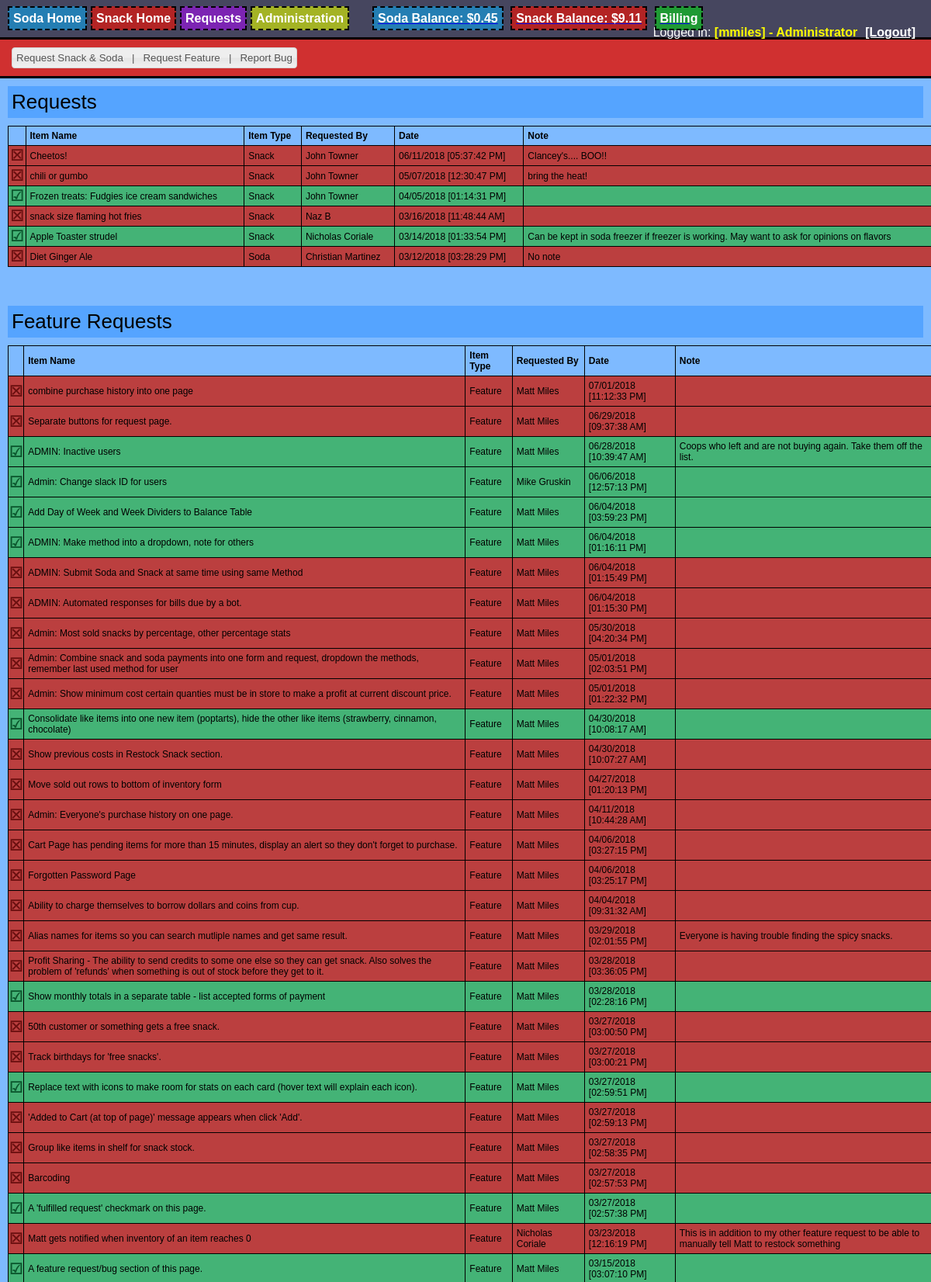
/requests.php (signed in, upper part), run on the app's committed database.
### tables this page shows
CREATE TABLE "Requests" (
	`UserID`	INTEGER,
	`ItemName`	TEXT,
	`Date`	TEXT,
	`Note`	TEXT,
	`ItemType`	TEXT,
	`Completed`	INTEGER,
	`ID`	INTEGER NOT NULL PRIMARY KEY AUTOINCREMENT
);

CREATE TABLE "User" (
	`UserID`	INTEGER NOT NULL PRIMARY KEY AUTOINCREMENT,
	`UserName`	TEXT UNIQUE,
	`Password`	TEXT,
	`FirstName`	TEXT,
	`LastName`	TEXT,
	`SlackID`	TEXT,
	`SodaBalance`	REAL,
	`PhoneNumber`	TEXT,
	`DateCreated`	TEXT,
	`SnackBalance`	REAL,
	`SnackSavings`	REAL,
	`SodaSavings`	REAL
, Inactive Integer);

### Mobile_Detect.php (called while the page is built, shortened)
<?php
class Mobile_Detect
{
    protected $userAgent = null;
    protected $httpHeaders = array();
    protected $detectionType = self::DETECTION_TYPE_MOBILE;
    protected static $mobileHeaders = array(
            'HTTP_ACCEPT'                  => array('matches' => array(
                                                                        'application/x-obml2d',
                                                                        'application/vnd.rim.html',
                                                                        'text/vnd.wap.wml',
                                                                        'application/vnd.wap.xhtml+xml'
                                            )),
            'HTTP_X_WAP_PROFILE'           => null,
            'HTTP_X_WAP_CLIENTID'          => null,
            'HTTP_WAP_CONNECTION'          => null,
            'HTTP_PROFILE'                 => null,
            'HTTP_X_OPERAMINI_PHONE_UA'    => null,
            'HTTP_X_NOKIA_GATEWAY_ID'      => null,
            'HTTP_X_ORANGE_ID'             => null,
            'HTTP_X_VODAFONE_3GPDPCONTEXT' => null,
            'HTTP_X_HUAWEI_USERID'         => null,
            'HTTP_UA_OS'                   => null,
            'HTTP_X_MOBILE_GATEWAY'        => null,
            'HTTP_X_ATT_DEVICEID'          => null,
            'HTTP_UA_CPU'                  => array('matches' => array('ARM')),
    );
    protected static $operatingSystems = array(
        'AndroidOS'         => 'Android',
        'BlackBerryOS'      => 'blackberry|\bBB10\b|rim tablet os',
        'PalmOS'            => 'PalmOS|avantgo|blazer|elaine|hiptop|palm|plucker|xiino',
        'SymbianOS'         => 'Symbian|SymbOS|Series60|Series40|SYB-[0-9]+|\bS60\b',
        'WindowsMobileOS'   => 'Windows CE.*(PPC|Smartphone|Mobile|[0-9]{3}x[0-9]{3})|Window Mobile|Windows Phone [0-9.]+|WCE;',
        'WindowsPhoneOS'   => 'Windows Phone 10.0|Windows Phone 8.1|Windows Phone 8.0|Windows Phone OS|XBLWP7|ZuneWP7|Windows NT 6.[23]; ARM;',
        'iOS'               => '\biPhone.*Mobile|\biPod|\biPad',
        'MeeGoOS'           => 'MeeGo',
        'MaemoOS'           => 'Maemo',
        'JavaOS'            => 'J2ME/|\bMIDP\b|\bCLDC\b',
        'webOS'             => 'webOS|hpwOS',
        'badaOS'            => '\bBada\b',
        'BREWOS'            => 'BREW',
    );
    protected static $browsers = array(
        'Chrome'          => '\bCrMo\b|CriOS|Android.*Chrome/[.0-9]* (Mobile)?',
        'Dolfin'          => '\bDolfin\b',
        'Opera'           => 'Opera.*Mini|Opera.*Mobi|Android.*Opera|Mobile.*OPR/[0-9.]+|Coast/[0-9.]+',
        'Skyfire'         => 'Skyfire',
        'Edge'             => 'Mobile Safari/[.0-9]* Edge',
        'IE'              => 'IEMobile|MSIEMobile',
        'Firefox'         => 'fennec|firefox.*maemo|(Mobile|Tablet).*Firefox|Firefox.*Mobile|FxiOS',
        'Bolt'            => 'bolt',
        'TeaShark'        => 'teashark',
        'Blazer'          => 'Blazer',
        'Safari'          => 'Version.*Mobile.*Safari|Safari.*Mobile|MobileSafari',
        'UCBrowser'       => 'UC.*Browser|UCWEB',
        'baiduboxapp'     => 'baiduboxapp',
        'baidubrowser'    => 'baidubrowser',
        'DiigoBrowser'    => 'DiigoBrowser',
        'Puffin'            => 'Puffin',
        'Mercury'          => '\bMercury\b',
        'ObigoBrowser' => 'Obigo',
        'NetFront' => 'NF-Browser',
        'GenericBrowser'  => 'NokiaBrowser|OviBrowser|OneBrowser|TwonkyBeamBrowser|SEMC.*Browser|FlyFlow|Minimo|NetFront|Novarra-Vision|MQQBrowser|MicroMessenger',
        'PaleMoon'        => 'Android.*PaleMoon|Mobile.*PaleMoon',
    );
    protected static $uaHttpHeaders = array(
        'HTTP_USER_AGENT',
        'HTTP_X_OPERAMINI_PHONE_UA',
        'HTTP_X_DEVICE_USER_AGENT',
        'HTTP_X_ORIGINAL_USER_AGENT',
        'HTTP_X_SKYFIRE_PHONE',
        'HTTP_X_BOLT_PHONE_UA',
        'HTTP_DEVICE_STOCK_UA',
        'HTTP_X_UCBROWSER_DEVICE_UA'
    );
    public function setHttpHeaders($httpHeaders = null)
    {
        if (!is_array($httpHeaders) || !count($httpHeaders)) {
            $httpHeaders = $_SERVER;
        }
        $this->httpHeaders = array();
        foreach ($httpHeaders as $key => $value) {
            if (substr($key, 0, 5) === 'HTTP_') {
                $this->httpHeaders[$key] = $value;
            }
        }
    }
    public function getMobileHeaders()
    {
        return self::$mobileHeaders;
    }
    public function getUaHttpHeaders()
    {
        return self::$uaHttpHeaders;
    }
    public function setCfHeaders($cfHeaders = null) {
        $response = false;
        return $response;
    }
    public function setUserAgent($userAgent = null)
    {
        if (false === empty($userAgent)) {
            return $this->userAgent = $userAgent;
        } else {
            $this->userAgent = null;
            foreach ($this->getUaHttpHeaders() as $altHeader) {
                if (false === empty($this->httpHeaders[$altHeader])) {
                    $this->userAgent .= $this->httpHeaders[$altHeader] . " ";
                }
            }
            if (!empty($this->userAgent)) {
                return $this->userAgent = trim($this->userAgent);
            }
        }
        return $this->userAgent = null;
    }
    public function getUserAgent()
    {
        return $this->userAgent;
    }
    public function setDetectionType($type = null)
    {
        $this->detectionType = $type;
    }
    public static function getMobileDetectionRules()
    {
        static $rules;
        if (!$rules) {
            $rules = array_merge(
                self::$phoneDevices,
                self::$tabletDevices,
                self::$operatingSystems,
                self::$browsers
            );
        }
        return $rules;
    }
    public function getRules()
    {
        if ($this->detectionType == self::DETECTION_TYPE_EXTENDED) {
            return self::getMobileDetectionRulesExtended();
        } else {
            return self::getMobileDetectionRules();
        }
    }
    public function checkHttpHeadersForMobile()
    {
        foreach ($this->getMobileHeaders() as $mobileHeader => $matchType) {
            if (isset($this->httpHeaders[$mobileHeader])) {
                if (is_array($matchType['matches'])) {
                    return false;
                } else {
                    return true;
                }
            }
        }
        return false;
    }
    protected function matchDetectionRulesAgainstUA($userAgent = null)
    {
        return false;
    }
    public function isMobile($userAgent = null, $httpHeaders = null)
    {
        if ($this->checkHttpHeadersForMobile()) {
            return true;
        } else {
            return $this->matchDetectionRulesAgainstUA();
        }
    }
    public function match($regex, $userAgent = null)
    {
        $match = (bool) preg_match(sprintf('#%s#is', $regex), (false === empty($userAgent) ? $userAgent : $this->userAgent), $matches);
        return $match;
    }
}

### requests.php (the view, shortened to what this page needs)
<head>
<?php
    $db = new SQLite3("db/item.db");
    $isLoggedInAdmin = IsAdminLoggedIn();
    require_once 'Mobile_Detect.php';
    $detect = new Mobile_Detect;
    $device_type = ($detect->isMobile() ? ($detect->isTablet() ? 'tablet' : 'phone') : 'computer');
    $isMobile = $device_type == 'phone';
?>
<link rel="stylesheet" type="text/css" href="colorPicker.css"/>
<link rel="stylesheet" type="text/css" href="style.css"/>
<link rel="stylesheet" href="//code.jquery.com/ui/1.11.2/themes/smoothness/jquery-ui.css">
</head>
<?php
    if( $isMobile ) {
        echo "<body class='soda_body' style='display:inline-table;'>";
    } else {
        echo "<body class='soda_body'>";
    }
    include("login_bar.php");
        echo "<div style='padding: 10px; background-color:#d03030; border-bottom: 3px solid #000;'>";
        echo "<button style='padding:5px; margin:0px 5px;' id='request_button' class='item_button ui-button ui-widget-content ui-corner-all'>Request Snack & Soda  &nbsp;&nbsp;|&nbsp;&nbsp;  Request Feature  &nbsp;&nbsp;|&nbsp;&nbsp;  Report Bug</button>";
        echo "</div>";
        drawTable($db, $isLoggedInAdmin, "Requests", "'Soda','Snack'");
        drawTable($db, $isLoggedInAdmin, "Feature Requests", "'Feature'");
        function drawTable( $db, $isLoggedInAdmin, $title, $type ) {
            echo "<div class='soda_popout'  style='margin:10px; padding:5px;'><span style='font-size:26px;'>$title</span> <span style='font-size:0.8em;'></span></div>";
            echo "<div style='margin-bottom:50px;' id='users'>";
            echo "<table style='font-size:12; border-collapse:collapse; margin:10px; width:100%'>";
            echo "<thead><tr>";
            echo "<th style='padding:5px; border:1px #000 solid;' align='left'></th>";
            echo "<th style='padding:5px; border:1px #000 solid;' align='left'>Item Name</th>";
            echo "<th style='padding:5px; border:1px #000 solid;' align='left'>Item Type</th>";
            echo "<th style='padding:5px; border:1px #000 solid;' align='left'>Requested By</th>";
            echo "<th style='padding:5px; border:1px #000 solid;' align='left'>Date</th>";
            echo "<th style='padding:5px; border:1px #000 solid;' align='left'>Note</th>";
            echo "</tr></thead>";
            $results = $db->query("SELECT r.ID, r.Completed, u.FirstName, u.LastName, r.ItemName, r.ItemType, r.Date, r.Note  FROM REQUESTS r JOIN User u ON r.UserID = u.UserID WHERE r.ItemType in (" . $type . ") ORDER BY r.Date DESC");
            while ($row = $results->fetchArray()) {
                echo "<tr>";
                $completedMark = "&#9746;";
                $completedCellColor = "#bb3f3f";
                $completedMarkColor = "#6b1010";
                if( $row['Completed'] == 1 ) {
                    $completedMark = "&#9745;";
                    $completedCellColor = "#44b376";
                    $completedMarkColor = "#0b562d";
                }
                $onClick = "";
                if( $isLoggedInAdmin ) {
                    $onClick = " onclick='toggleCompleted(" . $row['ID'] . ");'";
                }
                echo "<td style='font-size:1.6em; cursor:pointer; text-align:center; font-weight:bold; color: $completedMarkColor; background-color: $completedCellColor; border:1px #000 solid;'> <span$onClick>$completedMark </span></td>";
                echo "<td style='padding:5px; background-color: $completedCellColor; border:1px #000 solid;'>" . $row['ItemName'] . "</td>";
                echo "<td style='padding:5px; background-color: $completedCellColor; border:1px #000 solid;'>" . $row['ItemType'] . "</td>";
                $fullName = $row['FirstName'] . " " . $row['LastName'];
                echo "<td style='padding:5px; background-color: $completedCellColor; border:1px #000 solid;'>" . $fullName . "</td>";
                $date_object = DateTime::createFromFormat('Y-m-d H:i:s', $row['Date']);
                echo "<td style='padding:5px; background-color: $completedCellColor; border:1px #000 solid;'>" . $date_object->format('m/d/Y  [h:i:s A]') . "</td>";
                echo "<td style='padding:5px; background-color: $completedCellColor; border:1px #000 solid;'>" . $row['Note'] . "</td>";
                echo "</tr>";
            }
            echo "</table>";
            echo "</div>";
        }
?>
</body>

### style.css (style rules this page uses)
body { font-family: Helvetica, Arial, Sans-Serif; margin:0 auto; width:100%; height:100%; padding:0; background-color:#7EBAFF; }
.soda_body { background-color:#7EBAFF; }
.soda_popout { background-color: #55a4ff; }

### data on the page
requests: completedMark "☒", ItemName "Cheetos!", ItemType "Snack", UserID.LastName "John Towner", Date "06/11/2018 [05:37:42 PM]", Note "Clancey's.... BOO!!"
requests: completedMark "☒", ItemName "chili or gumbo", ItemType "Snack", UserID.LastName "John Towner", Date "05/07/2018 [12:30:47 PM]", Note "bring the heat!"
requests: Completed "☑", ItemName "Frozen treats: Fudgies ice cream sandwiches", ItemType "Snack", UserID.LastName "John Towner", Date "04/05/2018 [01:14:31 PM]"
requests: completedMark "☒", ItemName "snack size flaming hot fries", ItemType "Snack", UserID.LastName "Naz B", Date "03/16/2018 [11:48:44 AM]"
requests: Completed "☑", ItemName "Apple Toaster strudel", ItemType "Snack", UserID.LastName "Nicholas Coriale", Date "03/14/2018 [01:33:54 PM]", Note "Can be kept in soda freezer if freezer is working. May want to ask for opinions on flavors"
requests: completedMark "☒", ItemName "Diet Ginger Ale", ItemType "Soda", UserID.LastName "Christian Martinez", Date "03/12/2018 [03:28:29 PM]", Note "No note"
requests: completedMark "☒", ItemName "combine purchase history into one page", ItemType "Feature", UserID.LastName "Matt Miles", Date "07/01/2018 [11:12:33 PM]"
requests: completedMark "☒", ItemName "Separate buttons for request page.", ItemType "Feature", UserID.LastName "Matt Miles", Date "06/29/2018 [09:37:38 AM]"
requests: Completed "☑", ItemName "ADMIN: Inactive users", ItemType "Feature", UserID.LastName "Matt Miles", Date "06/28/2018 [10:39:47 AM]", Note "Coops who left and are not buying again. Take them off the list."
requests: Completed "☑", ItemName "Admin: Change slack ID for users", ItemType "Feature", UserID.LastName "Mike Gruskin", Date "06/06/2018 [12:57:13 PM]"
requests: Completed "☑", ItemName "Add Day of Week and Week Dividers to Balance Table", ItemType "Feature", UserID.LastName "Matt Miles", Date "06/04/2018 [03:59:23 PM]"
requests: Completed "☑", ItemName "ADMIN: Make method into a dropdown, note for others", ItemType "Feature", UserID.LastName "Matt Miles", Date "06/04/2018 [01:16:11 PM]"
requests: completedMark "☒", ItemName "ADMIN: Submit Soda and Snack at same time using same Method", ItemType "Feature", UserID.LastName "Matt Miles", Date "06/04/2018 [01:15:49 PM]"
requests: completedMark "☒", ItemName "ADMIN: Automated responses for bills due by a bot.", ItemType "Feature", UserID.LastName "Matt Miles", Date "06/04/2018 [01:15:30 PM]"
requests: completedMark "☒", ItemName "Admin: Most sold snacks by percentage, other percentage stats", ItemType "Feature", UserID.LastName "Matt Miles", Date "05/30/2018 [04:20:34 PM]"
requests: completedMark "☒", ItemName "Admin: Combine snack and soda payments into one form and request, dropdown the methods, remember last used method for user", ItemType "Feature", UserID.LastName "Matt Miles", Date "05/01/2018 [02:03:51 PM]"
requests: completedMark "☒", ItemName "Admin: Show minimum cost certain quanties must be in store to make a profit at current discount price.", ItemType "Feature", UserID.LastName "Matt Miles", Date "05/01/2018 [01:22:32 PM]"
requests: Completed "☑", ItemName "Consolidate like items into one new item (poptarts), hide the other like items (strawberry, cinnamon, chocolate)", ItemType "Feature", UserID.LastName "Matt Miles", Date "04/30/2018 [10:08:17 AM]"
requests: completedMark "☒", ItemName "Show previous costs in Restock Snack section.", ItemType "Feature", UserID.LastName "Matt Miles", Date "04/30/2018 [10:07:27 AM]"
requests: completedMark "☒", ItemName "Move sold out rows to bottom of inventory form", ItemType "Feature", UserID.LastName "Matt Miles", Date "04/27/2018 [01:20:13 PM]"
requests: completedMark "☒", ItemName "Admin: Everyone's purchase history on one page.", ItemType "Feature", UserID.LastName "Matt Miles", Date "04/11/2018 [10:44:28 AM]"
requests: completedMark "☒", ItemName "Cart Page has pending items for more than 15 minutes, display an alert so they don't forget to purchase.", ItemType "Feature", UserID.LastName "Matt Miles", Date "04/06/2018 [03:27:15 PM]"
requests: completedMark "☒", ItemName "Forgotten Password Page", ItemType "Feature", UserID.LastName "Matt Miles", Date "04/06/2018 [03:25:17 PM]"
requests: completedMark "☒", ItemName "Ability to charge themselves to borrow dollars and coins from cup.", ItemType "Feature", UserID.LastName "Matt Miles", Date "04/04/2018 [09:31:32 AM]"
requests: completedMark "☒", ItemName "Alias names for items so you can search mutliple names and get same result.", ItemType "Feature", UserID.LastName "Matt Miles", Date "03/29/2018 [02:01:55 PM]", Note "Everyone is having trouble finding the spicy snacks."
requests: completedMark "☒", ItemName "Profit Sharing - The ability to send credits to some one else so they can get snack. Also solves the problem of 'refunds' when something is out of stock before they get to it.", ItemType "Feature", UserID.LastName "Matt Miles", Date "03/28/2018 [03:36:05 PM]"
requests: Completed "☑", ItemName "Show monthly totals in a separate table - list accepted forms of payment", ItemType "Feature", UserID.LastName "Matt Miles", Date "03/28/2018 [02:28:16 PM]"
requests: completedMark "☒", ItemName "50th customer or something gets a free snack.", ItemType "Feature", UserID.LastName "Matt Miles", Date "03/27/2018 [03:00:50 PM]"
requests: completedMark "☒", ItemName "Track birthdays for 'free snacks'.", ItemType "Feature", UserID.LastName "Matt Miles", Date "03/27/2018 [03:00:21 PM]"
requests: Completed "☑", ItemName "Replace text with icons to make room for stats on each card (hover text will explain each icon).", ItemType "Feature", UserID.LastName "Matt Miles", Date "03/27/2018 [02:59:51 PM]"
requests: completedMark "☒", ItemName "'Added to Cart (at top of page)' message appears when click 'Add'.", ItemType "Feature", UserID.LastName "Matt Miles", Date "03/27/2018 [02:59:13 PM]"
requests: completedMark "☒", ItemName "Group like items in shelf for snack stock.", ItemType "Feature", UserID.LastName "Matt Miles", Date "03/27/2018 [02:58:35 PM]"
requests: completedMark "☒", ItemName "Barcoding", ItemType "Feature", UserID.LastName "Matt Miles", Date "03/27/2018 [02:57:53 PM]"
requests: Completed "☑", ItemName "A 'fulfilled request' checkmark on this page.", ItemType "Feature", UserID.LastName "Matt Miles", Date "03/27/2018 [02:57:38 PM]"
requests: completedMark "☒", ItemName "Matt gets notified when inventory of an item reaches 0", ItemType "Feature", UserID.LastName "Nicholas Coriale", Date "03/23/2018 [12:16:19 PM]", Note "This is in addition to my other feature request to be able to manually tell Matt to restock something"
requests: Completed "☑", ItemName "A feature request/bug section of this page.", ItemType "Feature", UserID.LastName "Matt Miles", Date "03/15/2018 [03:07:10 PM]"

### other printed values
$_SESSION['SodaBalance'] "0.45"
$_SESSION['SnackBalance'] "9.11"
$_SESSION['UserName'] "mmiles"
$title "Requests Feature Requests"
